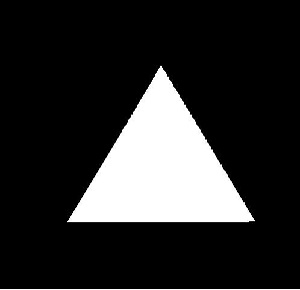
#> input picture parte8/imagens/triangle.JPG, 300 x 290 px, found by its file name
$ python 2-areaPerimetro.py   (Python 2 division)   (older library calls are emulated)
#> lines starting #> are read from the running program, lines starting #| are printed output that depends on the picture; after the words box and inside, x2 and y2 are one past the last pixel; in counts of white or black regions, pixels touching at a corner belong together; long printed decimals are rounded
import cv2
import numpy as np

im = cv2.imread("triangle.jpg", 0)
#> im is the input picture: shape (290, 300); min 0, max 255, mean 44.1

tipo = cv2.THRESH_BINARY_INV
_, imgBin = cv2.threshold(im, 0, 255, tipo)
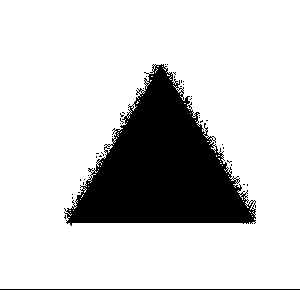
#> imgBin: shape (290, 300); 81% white; 41 black regions (39 under 20 px)

modo = cv2.RETR_TREE
metodo = cv2.CHAIN_APPROX_SIMPLE
_,contorno, hierarquia = cv2.findContours(imgBin, modo, metodo)
#> contorno = 270 contours, 268 with area under 20; largest, box (x1, y1, x2, y2) and area: (0, 0, 300, 289) 86112, (64, 63, 257, 227) 16376


if len(contorno) > 0:
    obj = contorno[0]
#> obj = [[0, 0], [0, 288], [299, 288], [299, 0]]
    area = cv2.contourArea(obj)
#> area = 86112
    print area
#| 86112.0

    perimetro = cv2.arcLength(obj, True)
#> perimetro = 1174
    print perimetro
#| 1174.0

else:
    print("sem contorno encontrado")


$ run again, with parte8/imagens/circle (1).JPG copied over parte8/imagens/triangle.JPG
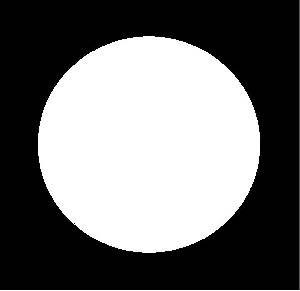
#> input picture parte8/imagens/circle (1).JPG, 300 x 291 px, found by its file name
#> `_, imgBin = cv2.threshold(im, 0, 255, tipo)`:
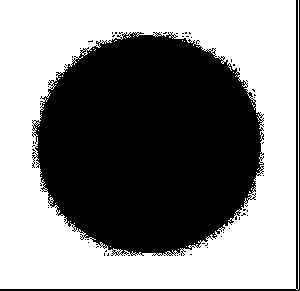
#> imgBin: shape (291, 300); 52.9% white; 64 black regions (62 under 20 px)
#> contorno = 448 contours, 445 with area under 20; largest, box (x1, y1, x2, y2) and area: (0, 0, 299, 290) 84960, (33, 31, 265, 256) 39544, (247, 91, 254, 98) 20
#> obj = contour of 12 points, box (x1, y1, x2, y2) (0, 0, 299, 290), area 84960
#> area = 84960
#| 84960.0
#> perimetro = 1749.7
#| 1749.657

$ run again, with parte8/imagens/square.jpg copied over parte8/imagens/triangle.JPG
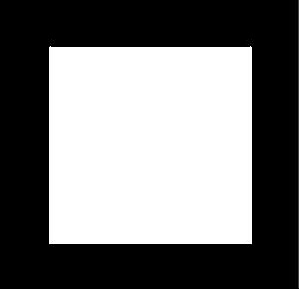
#> input picture parte8/imagens/square.jpg, 300 x 290 px, found by its file name
#> im is the input picture: shape (290, 300); min 0, max 255, mean 119.2
#> `_, imgBin = cv2.threshold(im, 0, 255, tipo)`:
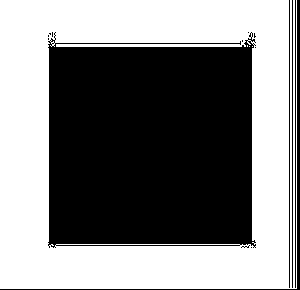
#> imgBin: shape (290, 300); 51.1% white; 15 black regions (10 under 20 px)
#> contorno = 41 contours, 37 with area under 20; largest, box (x1, y1, x2, y2) and area: (0, 0, 297, 289) 83523, (47, 39, 257, 249) 40904, (55, 244, 241, 247) 368, (247, 36, 256, 43) 25
#> obj = contour of 18 points, box (x1, y1, x2, y2) (0, 0, 297, 289), area 83523
#> area = 83523
#| 83523.0
#> perimetro = 2892.5
#| 2892.485
